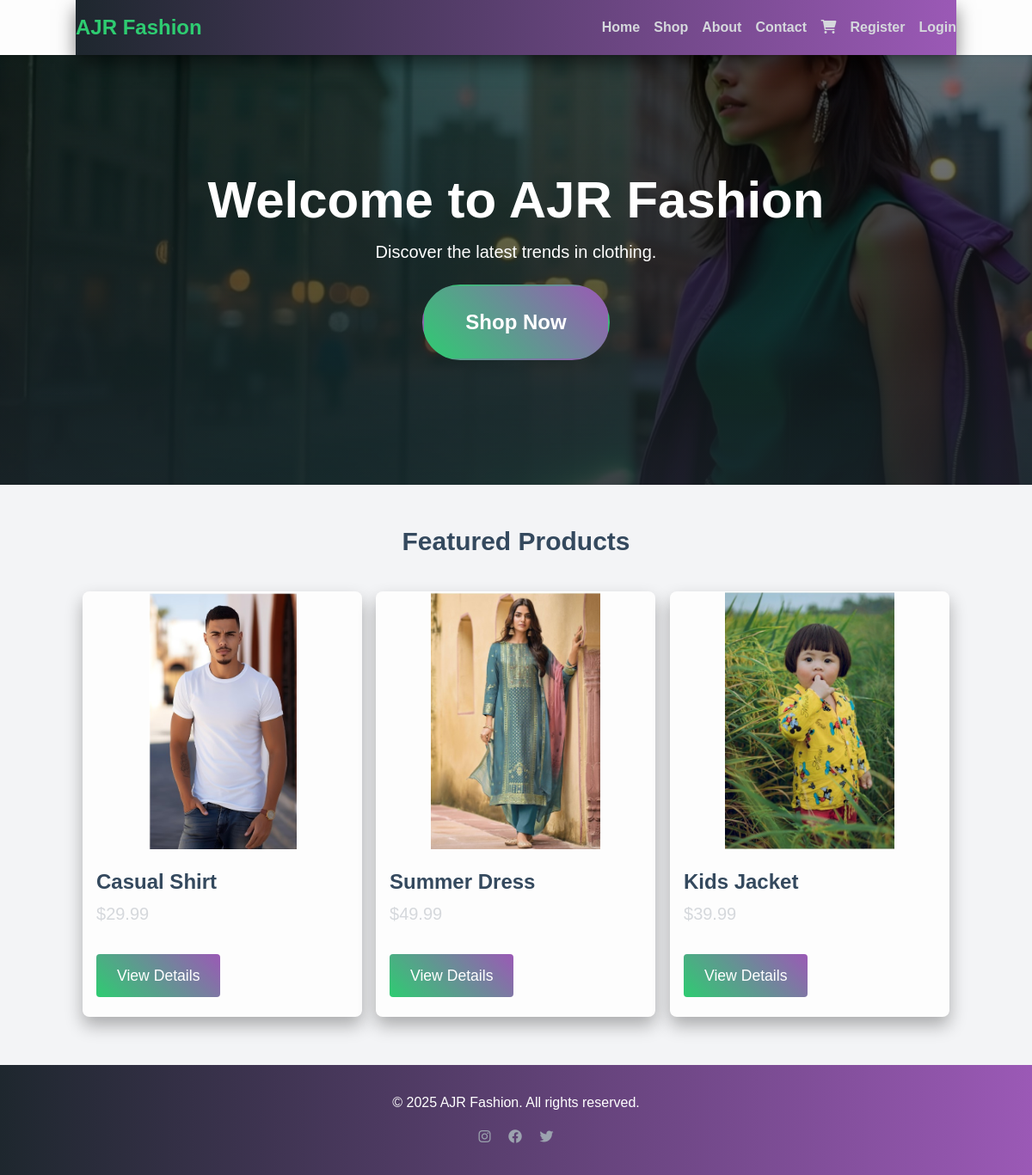
The app's page /ajr_fashion/index.php with its own data.
### tables this page shows
CREATE TABLE products (
    id INT AUTO_INCREMENT PRIMARY KEY,
    name VARCHAR(255) NOT NULL,
    description TEXT,
    price DECIMAL(10, 2) NOT NULL,
    category_id INT,
    image_url VARCHAR(255),
    stock INT NOT NULL,
    FOREIGN KEY (category_id) REFERENCES categories(id)
);

### ajr_fashion/index.php (the view)
<?php require_once 'includes/db_connect.php'; ?>
<?php require_once 'includes/header.php'; ?>
<main>
    <section class="hero-section relative">
        <img src="/ajr_fashion/images/hero.jpg" alt="Hero" class="w-full h-96 object-cover">
        <div class="absolute inset-0 bg-black bg-opacity-50 flex items-center justify-center">
            <div class="content text-center text-white">
                <h1 class="text-4xl md:text-6xl font-bold mb-4">Welcome to AJR Fashion</h1>
                <p class="text-lg md:text-xl mb-6">Discover the latest trends in clothing.</p>
                <a href="/ajr_fashion/shop.php" class="btn bg-pink-600 text-white px-6 py-3 rounded-full">Shop Now</a>
            </div>
        </div>
    </section>
    <section class="container mx-auto py-12">
        <h2 class="text-3xl font-bold text-center mb-8">Featured Products</h2>
        <div class="product-grid">
            <?php
            $stmt = $pdo->query('SELECT * FROM products LIMIT 3');
            while ($product = $stmt->fetch(PDO::FETCH_ASSOC)):
            ?>
                <div class="product-card bg-white rounded-lg shadow">
                    <img src="/ajr_fashion/<?php echo $product['image_url']; ?>" alt="<?php echo $product['name']; ?>" class="w-full h-64 object-cover rounded-t-lg">
                    <div class="p-4">
                        <h3 class="text-xl font-semibold"><?php echo $product['name']; ?></h3>
                        <p class="text-gray-600">$<?php echo number_format($product['price'], 2); ?></p>
                        <a href="/ajr_fashion/product.php?id=<?php echo $product['id']; ?>" class="mt-4 inline-block btn bg-pink-600 text-white px-4 py-2 rounded">View Details</a>
                    </div>
                </div>
            <?php endwhile; ?>
        </div>
    </section>
</main>
<?php require_once 'includes/footer.php'; ?>

### ajr_fashion/css/styles.css (style rules this page uses)
* { margin: 0; padding: 0; box-sizing: border-box; }
body { font-family: 'Arial', sans-serif; background-color: #2C3E50; color: #D5D8DC; overflow-x: hidden; perspective: 1000px; }
.hero-section { position: relative; height: 500px; overflow: hidden; transform-style: preserve-3d; animation: fadeIn3D 2s ease-out; }
.hero-section img { width: 100%; height: 100%; object-fit: cover; position: absolute; top: 0; left: 0; transform: translateZ(-50px) scale(1.2); transition: transform 0.5s ease; z-index: 0; }
.hero-section::after { content: ''; position: absolute; top: 0; left: 0; width: 100%; height: 100%; background: linear-gradient(to bottom, transparent 0%, rgba(30, 39, 46, 0.7) 100%); z-index: 1; }
.hero-section::before { content: ''; position: absolute; top: 50%; left: 50%; width: 300px; height: 300px; background: radial-gradient(circle, rgba(46, 204, 113, 0.3), transparent 70%); transform: translate(-50%, -50%); animation: glowPulse 5s ease-in-out infinite; z-index: 0; }
.hero-section .content { position: relative; transform: translateZ(50px); animation: slideUp3D 1s ease-out 0.3s both; z-index: 2; }
.hero-section h1 { color: #FFFFFF; }
.hero-section .btn { position: relative; overflow: hidden; display: inline-block; padding: 1.5rem 3rem; font-size: 1.5rem; font-weight: bold; background: linear-gradient(45deg, #2ECC71, #9B59B6); color: #FFFFFF; border-radius: 50px; border: 2px solid transparent; transition: transform 0.3s ease, background 0.3s ease, box-shadow 0.3s ease, border-color 0.3s ease, scale 0.3s ease; transform: translateZ(0); transform-style: preserve-3d; }
.hero-section .btn::before { content: ''; position: absolute; top: 0; left: -100%; width: 100%; height: 100%; background: linear-gradient( 90deg, transparent, rgba(255, 255, 255, 0.4), transparent ); transition: left 0.5s ease; }
.product-card { position: relative; overflow: hidden; background-color: #FDFDFD; transition: transform 0.4s ease, box-shadow 0.4s ease; transform-style: preserve-3d; transform: perspective(1000px) rotateX(0deg) rotateY(0deg); box-shadow: 0 10px 20px rgba(0, 0, 0, 0.3); flex: 1 1 calc(33.333% - 1rem); max-width: calc(33.333% - 1rem); margin: 0.5rem; }
.product-grid { display: flex; flex-direction: row; flex-wrap: wrap; gap: 0; }
.product-card img { width: 100%; height: 300px; object-fit: contain; object-position: center; transform: translateZ(20px); transition: transform 0.5s ease; }
.product-card h3 { color: #34495E; font-size: 1.5rem; margin: 0.5rem 0; }
.product-card p { color: #34495E; font-size: 1.25rem; margin-bottom: 1rem; }
.product-card .btn { position: relative; overflow: hidden; background: linear-gradient(45deg, #2ECC71, #9B59B6); color: #FFFFFF; transition: transform 0.3s ease, background 0.3s ease; transform: translateZ(0); transform-style: preserve-3d; padding: 0.75rem 1.5rem; font-size: 1.1rem; }
.product-card .btn::before { content: ''; position: absolute; top: 0; left: -100%; width: 100%; height: 100%; background: linear-gradient( 90deg, transparent, rgba(255, 255, 255, 0.4), transparent ); transition: left 0.5s ease; }
.product-card { animation: cardLoad3D 0.8s ease-out; animation-fill-mode: both; }
.product-card:nth-child(1) { animation-delay: 0.1s; }
.product-card:nth-child(2) { animation-delay: 0.2s; }
.product-card:nth-child(3) { animation-delay: 0.3s; }
main { animation: pageFade3D 0.6s ease-out; }
main h2 { color: #34495E; }
.bg-white { background-color: #FDFDFD !important; }
.text-gray-600 { color: #D5D8DC !important; }

### records on screen
products: image_url (picture), name "Casual Shirt", price "29.99"
products: image_url (picture), name "Summer Dress", price "49.99"
products: image_url (picture), name "Kids Jacket", price "39.99"
